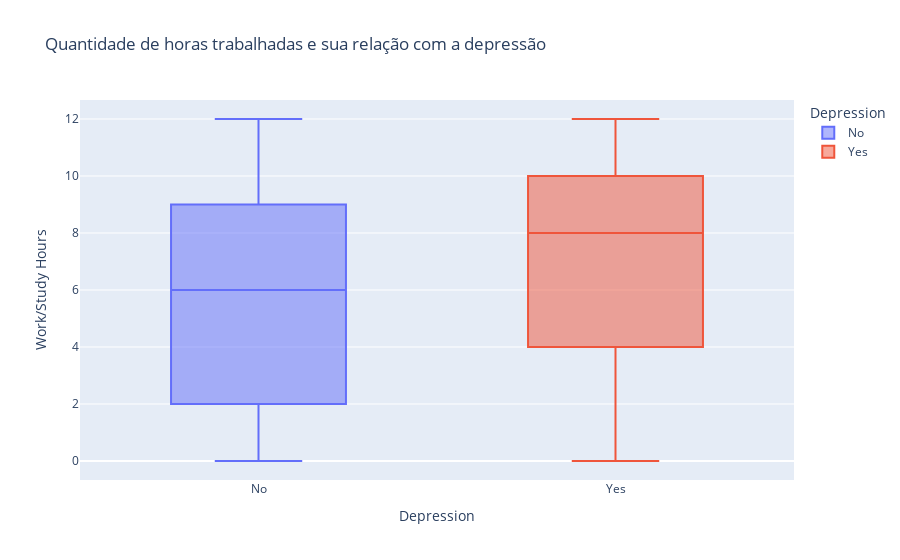

This figure's notebook cell:
### Code cell
px.box(df, x="Depression", y="Work/Study Hours", color="Depression", title="Quantidade de horas trabalhadas e sua relação com a depressão")

### Figure 1 — Plotly figure (JSON) as saved in the notebook; plotly's stock layout.template omitted (floating-point values rounded to 4 significant figures; data arrays with more than 128 entries replaced by an {"elided": "..."} marker saying what was removed)
{"data": [{"alignmentgroup": "True", "hovertemplate": "Depression=%{x}<br>Work/Study Hours=%{y}<extra></extra>", "legendgroup": "No", "marker": {"color": "#636efa"}, "name": "No", "notched": false, "offsetgroup": "No", "orientation": "v", "showlegend": true, "type": "box", "x": {"elided": "2101 str values"}, "x0": " ", "xaxis": "x", "y": {"elided": "2101 int values"}, "y0": " ", "yaxis": "y"}, {"alignmentgroup": "True", "hovertemplate": "Depression=%{x}<br>Work/Study Hours=%{y}<extra></extra>", "legendgroup": "Yes", "marker": {"color": "#EF553B"}, "name": "Yes", "notched": false, "offsetgroup": "Yes", "orientation": "v", "showlegend": true, "type": "box", "x": {"elided": "455 str values"}, "x0": " ", "xaxis": "x", "y": {"elided": "455 int values"}, "y0": " ", "yaxis": "y"}], "layout": {"boxmode": "overlay", "legend": {"title": {"text": "Depression"}, "tracegroupgap": 0}, "title": {"text": "Quantidade de horas trabalhadas e sua relação com a depressão"}, "xaxis": {"anchor": "y", "categoryarray": ["No", "Yes"], "categoryorder": "array", "domain": [0, 1], "title": {"text": "Depression"}}, "yaxis": {"anchor": "x", "domain": [0, 1], "title": {"text": "Work/Study Hours"}}}}
